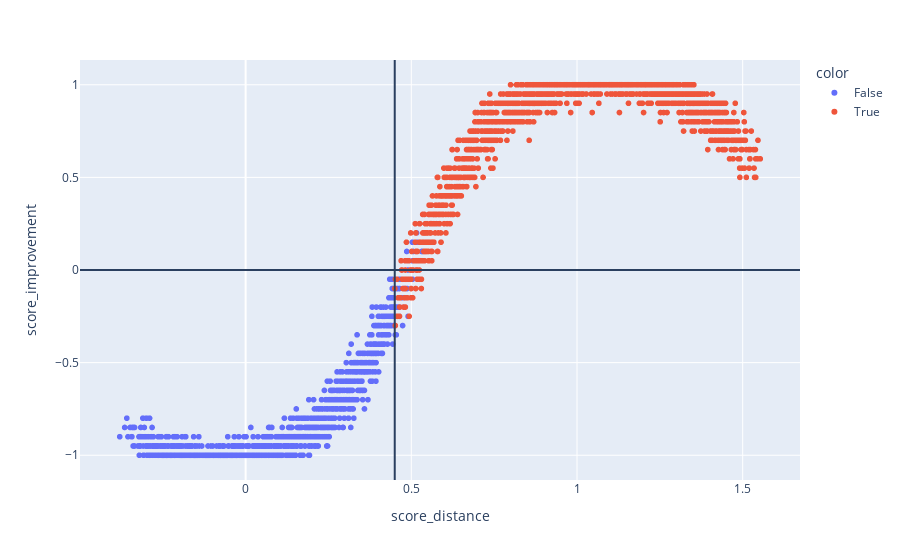

The notebook cell this image was saved under:
### Code cell
fig = px.scatter(x=data['score_distance'] ,y=data['score_improvement'], color=data['D'], labels=dict(x="score_distance", y="score_improvement"), hover_data={'score_improvement': data['score_improvement'], 'score_distance_act': data['score_distance_act'], 'score_improvement_act': data['score_improvement_act']}) 
fig.add_vline(x=params['treatment_dist'])
fig.add_hline(y=cutoff_improvement)

### Figure 1 — Plotly figure (JSON) as saved in the notebook; plotly's stock layout.template omitted (floating-point values rounded to 4 significant figures; data arrays with more than 128 entries replaced by an {"elided": "..."} marker saying what was removed)
{"data": [{"customdata": {"elided": "1300x3 float values"}, "hovertemplate": "color=False<br>score_distance=%{x}<br>score_improvement=%{customdata[0]}<br>score_distance_act=%{customdata[1]}<br>score_improvement_act=%{customdata[2]}<extra></extra>", "legendgroup": "False", "marker": {"color": "#636efa", "symbol": "circle"}, "mode": "markers", "name": "False", "showlegend": true, "type": "scattergl", "x": {"elided": "1300 float values"}, "xaxis": "x", "y": {"elided": "1300 float values"}, "yaxis": "y"}, {"customdata": {"elided": "1700x3 float values"}, "hovertemplate": "color=True<br>score_distance=%{x}<br>score_improvement=%{customdata[0]}<br>score_distance_act=%{customdata[1]}<br>score_improvement_act=%{customdata[2]}<extra></extra>", "legendgroup": "True", "marker": {"color": "#EF553B", "symbol": "circle"}, "mode": "markers", "name": "True", "showlegend": true, "type": "scattergl", "x": {"elided": "1700 float values"}, "xaxis": "x", "y": {"elided": "1700 float values"}, "yaxis": "y"}], "layout": {"legend": {"title": {"text": "color"}, "tracegroupgap": 0}, "margin": {"t": 60}, "shapes": [{"type": "line", "x0": 0.45, "x1": 0.45, "xref": "x", "y0": 0, "y1": 1, "yref": "y domain"}, {"type": "line", "x0": 0, "x1": 1, "xref": "x domain", "y0": 0, "y1": 0, "yref": "y"}], "xaxis": {"anchor": "y", "domain": [0, 1], "title": {"text": "score_distance"}}, "yaxis": {"anchor": "x", "domain": [0, 1], "title": {"text": "score_improvement"}}}}
